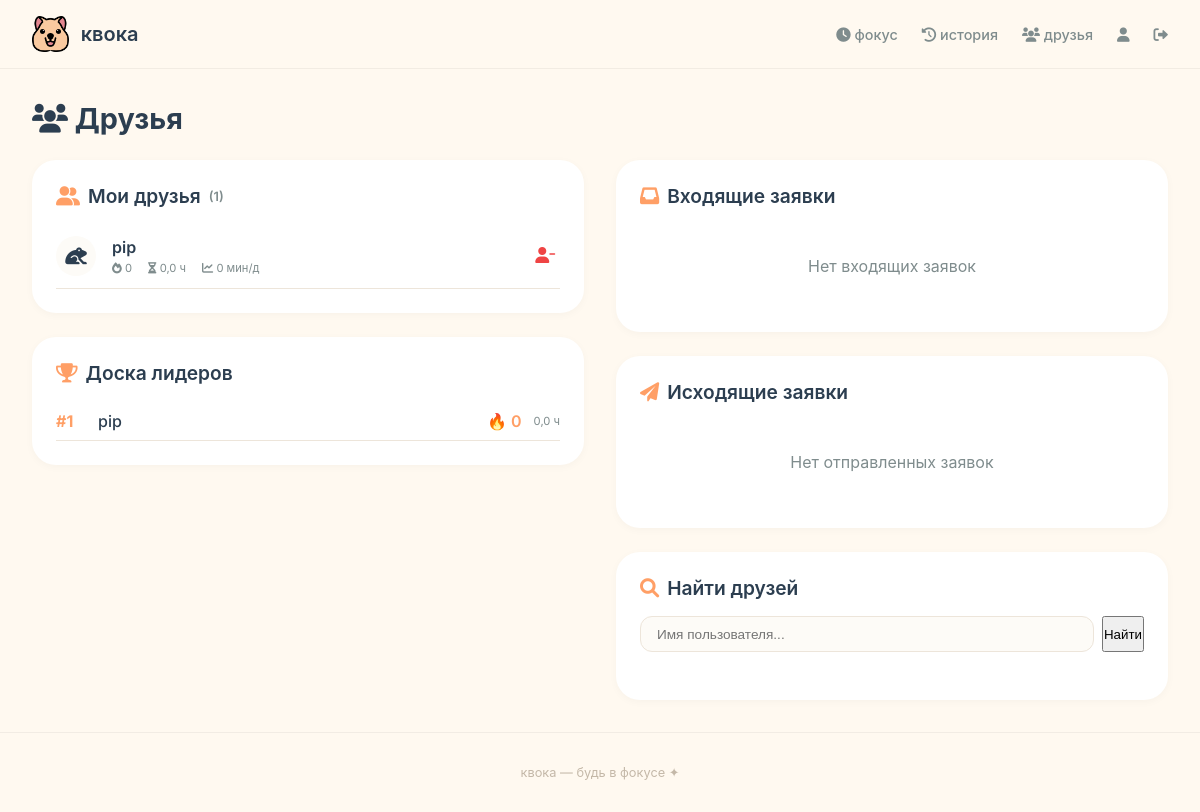
The page /friends/ (signed in) on the database its author committed.
### core/models.py (models this page shows, shortened)
class User(AbstractUser):
    avatar = models.ImageField(upload_to='avatars/', blank=True, null=True)
    total_hours = models.FloatField(default=0.0)
    current_days = models.IntegerField(default=0)
    max_days = models.IntegerField(default=0)
    last_focus_date = models.DateField(null=True, blank=True)
    total_sessions = models.IntegerField(default=0)  # всего сессий
    total_videos_watched = models.IntegerField(default=0)  # просмотрено видео
    total_pdfs_read = models.IntegerField(default=0)  # прочитано PDF

### friends/views.py (the view, shortened to what this page needs)
# urls.py: path('', views.friends_list, name='friends_list'),
@login_required
def friends_list(request):
    friends = Friend.get_friends(request.user)
    incoming_requests = Friend.get_pending_requests(request.user)
    outgoing_requests = Friend.get_sent_requests(request.user)
    search_query = request.GET.get('search', '')
    search_results = []
    friends_with_stats = []
    for friend in friends:
        total_minutes = FocusSession.objects.filter(
            user=friend, completed=True
        ).aggregate(total=Sum('minutes'))['total'] or 0
        total_hours = round(total_minutes / 60, 1)
        today = timezone.now().date()
        today_minutes = FocusSession.objects.filter(
            user=friend, completed=True, start_time__date=today
        ).aggregate(total=Sum('minutes'))['total'] or 0
        streak = friend.current_days if hasattr(friend, 'current_days') else 0
        friends_with_stats.append({
            'user': friend,
            'streak': streak,
            'total_hours': total_hours,
            'today_minutes': today_minutes,
        })
    friends_with_stats.sort(key=lambda x: x['streak'], reverse=True)
    context = {
        'friends': friends_with_stats,
        'incoming_requests': incoming_requests,
        'outgoing_requests': outgoing_requests,
        'search_query': search_query,
        'search_results': search_results,
    }
    return render(request, 'friends/friends.html', context)

### friends/models.py (called while the page is built)
    @classmethod
    def get_friends(cls, user):
        sent = cls.objects.filter(from_user=user, status='accepted').values_list('to_user', flat=True)
        received = cls.objects.filter(to_user=user, status='accepted').values_list('from_user', flat=True)
        friend_ids = list(sent) + list(received)
        return User.objects.filter(id__in=friend_ids)

    @classmethod
    def get_pending_requests(cls, user):
        return cls.objects.filter(to_user=user, status='pending')

    @classmethod
    def get_sent_requests(cls, user):
        return cls.objects.filter(from_user=user, status='pending')

### friends/templates/friends/friends.html (shortened to what this page needs)
{% extends 'base.html' %}
{% load static %}
{% block content %}
<div class="friends-container">
    <h1 style="margin-bottom: 1.5rem; font-size: 1.8rem;">
        <i class="fas fa-users"></i> Друзья
    </h1>
    <div class="friends-grid">
        <div>
            <div class="friends-card">
                <div class="friends-title">
                    <i class="fas fa-user-friends"></i> Мои друзья
                    <span style="font-size: 0.8rem; color: #7F8C8D;">({{ friends|length }})</span>
                </div>
                {% if friends %}
                    {% for friend in friends %}
                    <div class="friend-item">
                        <div class="friend-info">
                            <div class="friend-avatar">
                                <i class="fas fa-frog"></i>
                            </div>
                            <div class="friend-details">
                                <div class="friend-name">{{ friend.user.username }}</div>
                                <div class="friend-stats">
                                    <span><i class="fas fa-fire"></i> {{ friend.streak }}</span>
                                    <span><i class="fas fa-hourglass-half"></i> {{ friend.total_hours }} ч</span>
                                    <span><i class="fas fa-chart-line"></i> {{ friend.today_minutes }} мин/д</span>
                                </div>
                            </div>
                        </div>
                        <div class="friend-actions">
                            <button class="btn-icon remove" onclick="removeFriend({{ friend.user.id }}, '{{ friend.user.username }}')">
                                <i class="fas fa-user-minus"></i>
                            </button>
                        </div>
                    </div>
                    {% endfor %}
                {% else %}
                    <div class="empty-state">
                        <i class="fas fa-user-friends" style="font-size: 2rem; margin-bottom: 0.5rem; display: block;"></i>
                        У вас пока нет друзей
                    </div>
                {% endif %}
            </div>
            <div class="friends-card" style="margin-top: 1.5rem;">
                <div class="friends-title">
                    <i class="fas fa-trophy"></i> Доска лидеров
                </div>
                {% if friends %}
                    {% for friend in friends %}
                    <div class="leaderboard-item">
                        <div class="leaderboard-rank">#{{ forloop.counter }}</div>
                        <div class="leaderboard-name">{{ friend.user.username }}</div>
                        <div class="leaderboard-streak">🔥 {{ friend.streak }}</div>
                        <div class="leaderboard-hours">{{ friend.total_hours }} ч</div>
                    </div>
                    {% endfor %}
                {% else %}
                    <div class="empty-state">
                        Добавьте друзей, чтобы видеть доску лидеров
                    </div>
                {% endif %}
            </div>
        </div>
        <div>
            <div class="friends-card">
                <div class="friends-title">
                    <i class="fas fa-inbox"></i> Входящие заявки
                </div>
                {% if incoming_requests %}
                    {% for req in incoming_requests %}
                    <div class="friend-item">
                        <div class="friend-info">
                            <div class="friend-avatar">
                                <i class="fas fa-frog"></i>
                            </div>
                            <div class="friend-name">{{ req.from_user.username }}</div>
                        </div>
                        <div class="friend-actions">
                            <button class="btn-icon accept" onclick="acceptRequest({{ req.id }})">
                                <i class="fas fa-check"></i>
                            </button>
                            <button class="btn-icon reject" onclick="rejectRequest({{ req.id }})">
                                <i class="fas fa-times"></i>
                            </button>
                        </div>
                    </div>
                    {% endfor %}
                {% else %}
                    <div class="empty-state">Нет входящих заявок</div>
                {% endif %}
            </div>
            <div class="friends-card" style="margin-top: 1.5rem;">
                <div class="friends-title">
                    <i class="fas fa-paper-plane"></i> Исходящие заявки
                </div>
                {% if outgoing_requests %}
                    {% for req in outgoing_requests %}
                    <div class="friend-item">
                        <div class="friend-info">
                            <div class="friend-avatar">
                                <i class="fas fa-frog"></i>
                            </div>
                            <div class="friend-name">{{ req.to_user.username }}</div>
                            <span style="font-size: 0.7rem; color: #f59e0b;">(ожидает)</span>
                        </div>
                        <div class="friend-actions">
                            <button class="btn-icon cancel" onclick="cancelRequest({{ req.id }})">
                                <i class="fas fa-times"></i>
                            </button>
                        </div>
                    </div>
                    {% endfor %}
                {% else %}
                    <div class="empty-state">Нет отправленных заявок</div>
                {% endif %}
            </div>
            <div class="friends-card" style="margin-top: 1.5rem;">
                <div class="friends-title">
                    <i class="fas fa-search"></i> Найти друзей
                </div>
                <form method="get" class="search-form">
                    <div class="search-input-group">
                        <input type="text" name="search" class="search-input" placeholder="Имя пользователя..." value="{{ search_query }}">
                        <button type="submit" class="filter-btn">Найти</button>
                    </div>
                </form>
            </div>
        </div>
    </div>
</div>
{% endblock %}

### static/css/style.css (style rules this page uses)
* { margin: 0; padding: 0; box-sizing: border-box; }
body { font-family: 'Inter', -apple-system, BlinkMacSystemFont, sans-serif; background: #FFF9F0; color: #2C3E50; min-height: 100vh; }
.timer-btn, .btn-primary, .filter-btn { transition: all 0.2s cubic-bezier(0.4, 0, 0.2, 1); position: relative; overflow: hidden; }

### friends/templates/friends/friends.html (style rules this page uses)
.friends-container { max-width: 1200px; margin: 0 auto; padding: 2rem; }
.friends-grid { display: grid; grid-template-columns: 1fr 1fr; gap: 2rem; }
.friends-card { background: #FFFFFF; border-radius: 1.5rem; padding: 1.5rem; box-shadow: 0 2px 8px rgba(0, 0, 0, 0.03); }
.friends-title { font-size: 1.2rem; font-weight: 600; color: #2C3E50; margin-bottom: 1rem; display: flex; align-items: center; gap: 0.5rem; }
.friends-title i { color: #FF9F66; }
.friend-item { display: flex; justify-content: space-between; align-items: center; padding: 0.75rem 0; border-bottom: 1px solid #EDE5DA; }
.friend-info { display: flex; align-items: center; gap: 1rem; flex: 1; }
.friend-avatar { width: 40px; height: 40px; background: #FDFBF7; border-radius: 50%; display: flex; align-items: center; justify-content: center; font-size: 1.2rem; }
.friend-details { flex: 1; }
.friend-name { font-weight: 600; color: #2C3E50; }
.friend-stats { display: flex; gap: 1rem; margin-top: 0.25rem; font-size: 0.7rem; color: #7F8C8D; }
.friend-stats span { display: flex; align-items: center; gap: 0.2rem; }
.friend-actions { display: flex; gap: 0.5rem; }
.btn-icon { background: none; border: none; cursor: pointer; font-size: 1rem; padding: 0.3rem; border-radius: 0.5rem; transition: all 0.2s; }
.btn-icon.remove { color: #ef4444; }
.search-form { margin-bottom: 1.5rem; }
.search-input-group { display: flex; gap: 0.5rem; }
.search-input { flex: 1; background: #FDFBF7; border: 1px solid #EDE5DA; border-radius: 0.75rem; padding: 0.6rem 1rem; font-size: 0.85rem; }
.empty-state { text-align: center; padding: 2rem; color: #7F8C8D; }
.leaderboard-item { display: flex; align-items: center; gap: 0.75rem; padding: 0.6rem 0; border-bottom: 1px solid #EDE5DA; }
.leaderboard-rank { width: 30px; font-weight: 700; color: #FF9F66; }
.leaderboard-name { flex: 1; font-weight: 500; }
.leaderboard-streak { font-weight: 600; color: #FF9F66; }
.leaderboard-hours { font-size: 0.7rem; color: #7F8C8D; }

### rows shown on the page
User: user.username "pip", streak "0", total_hours "0,0", today_minutes "0"

### other values the page prints
{{ friends|length }} "1"
